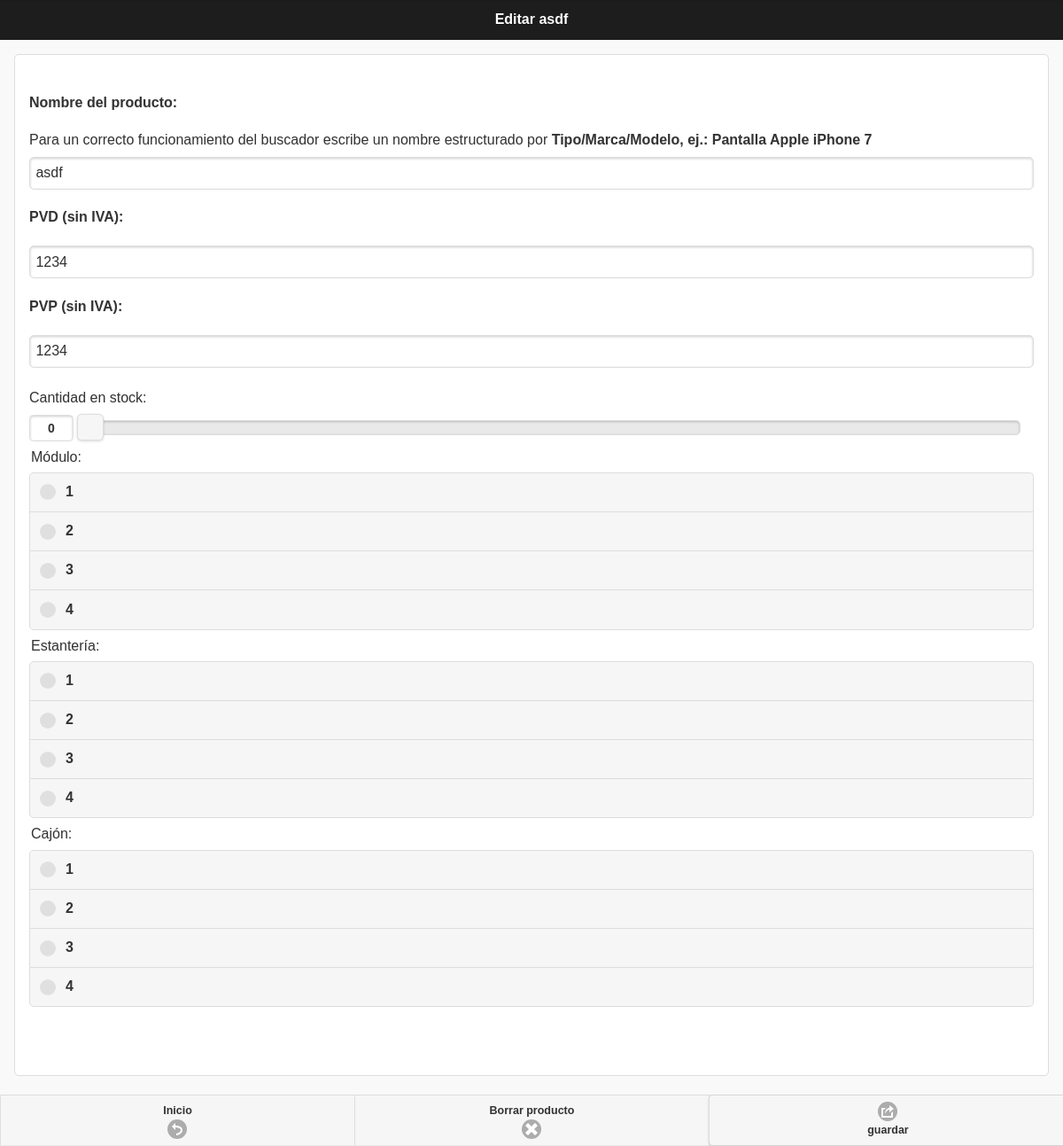
The app's page /htdocs/editar.php with its own data.
### tables this page shows
CREATE TABLE `productos` (
  `id_post` int(10) unsigned NOT NULL,
  `estanteria` varchar(255) NOT NULL,
  `modulo` varchar(255) NOT NULL,
  `cajon` varchar(255) NOT NULL,
  `titulo` varchar(255) NOT NULL,
  `pvd` varchar(255) NOT NULL,
  `pvp` varchar(255) NOT NULL,
  `tiempo` timestamp NOT NULL DEFAULT CURRENT_TIMESTAMP ON UPDATE CURRENT_TIMESTAMP,
  `stock` int(255) NOT NULL
);

### htdocs/editar.php (the view, shortened to what this page needs)
<!DOCTYPE html PUBLIC "-//W3C//DTD XHTML 1.0 Transitional//EN" "http://www.w3.org/TR/xhtml1/DTD/xhtml1-transitional.dtd">
<html xmlns="http://www.w3.org/1999/xhtml">
<head>
<link rel="stylesheet" href="js/jquery.mobile-1.4.5.min.css" />
</head>
<body>
<?php
$id_post = $_GET['id_post'];
$ssql = "select * from productos where id_post='$id_post'";
$result = mysql_query($ssql);
$registro = mysql_fetch_array($result);
		$titulo=$registro["titulo"];
		$pvd=$registro["pvd"];
		$pvp=$registro["pvp"];
		$id_post=$registro["id_post"];
		$stock=$registro["stock"];
?>
<form method="post" id="formulario_editar" enctype="multipart/form-data">
<div data-role="page" id="page">
	<div class="ui-header" data-role="header" data-theme="b">
				<h1>Editar <?=$titulo?></h1>
	</div>
	<div data-role="content" role="main" class="ui-content">
        <div class="ui-body ui-body-a ui-corner-all">
          <div data-role="fieldcontain">
          	<h4>Nombre del producto:</h4>
          	<p>Para un correcto funcionamiento del buscador escribe un nombre estructurado por <b>Tipo/Marca/Modelo, ej.: Pantalla Apple iPhone 7</b>
            <input type="text" name="titulo" id="titulo" value="<?=$titulo?>"  />
          <h4>PVD (sin IVA):</h4>
            <input type="text" name="pvd" id="pvd" value="<?=$pvd?>"  />
          <h4>PVP (sin IVA):</h4>
            <input type="text" name="pvp" id="pvp" value="<?=$pvp?>"  />
          </div>
          <label for="stock">Cantidad en stock:</label>
    		<input name="stock" id="stock" data-highlight="true" min="0" max="100" value="<?=$stock?>" type="range">
            <fieldset data-role="controlgroup">
            <legend>Módulo:</legend>
            <label for="mod-1">1</label>
            <label for="mod-2">2</label>
            <label for="mod-3">3</label>
            <label for="mod-4">4</label>
            </fieldset>
            <fieldset data-role="controlgroup">
            <legend>Estantería:</legend>
            <label for="est-1">1</label>
            <label for="est-2">2</label>
            <label for="est-3">3</label>
            <label for="est-4">4</label>
            </fieldset>
            <fieldset data-role="controlgroup">
            <legend>Cajón:</legend>
            <label for="cajon-1">1</label>
            <label for="cajon-2">2</label>
            <label for="cajon-3">3</label>
            <label for="cajon-4">4</label>
            </fieldset>
          <br><br><br>
        </div>
<br><br><br>
    </div>
    <div data-role="footer" class="ui-footer-fixed">
    	<div data-role="navbar" data-iconpos="bottom">
        	<ul>
            <li data-icon="back"><a href="/" data-ajax="false" data-icon="back">Inicio</a></li>
            <li><a href="/borrar.php?id_post=<?=$id_post;?>" data-ajax="false" data-icon="delete">Borrar producto</a></li>
            <li><input type="button" id="btn_editar" value="guardar" data-icon="action" data-ajax="false" data-iconpos="top"></li>
        </ul>
        </div>
	</div>
</div>
</form>
</body></html>

### records on screen
productos: titulo "asdf", pvd "1234", pvp "1234", stock "0"
